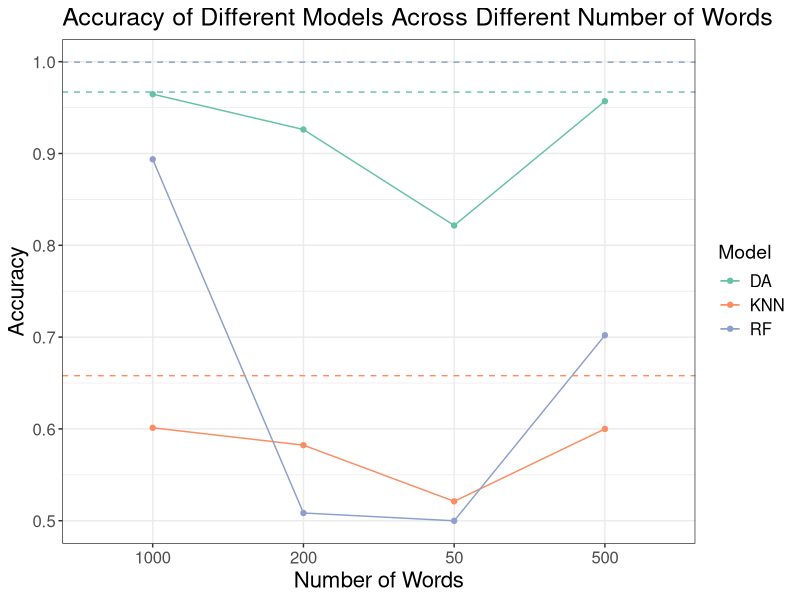

Recreate this plot in R.
library(ggplot2)
library(tidyr)
# 创建数据框
data1 <- data.frame(
  topic = c("Baseline"),                     # 主题列
  DA_accuracy = c(0.9669),                # Discriminant Analysis 精度
  KNN_accuracy = c(0.658),               # KNN 精度
  RF_accuracy = c(0.9995)                 # Random Forest 精度
)
write.csv(data1, "output.csv", row.names = FALSE)
# 创建数据框
data2 <- data.frame(
  topic = c(50),                     # 主题列
  DA_accuracy = c(0.8216),                # Discriminant Analysis 精度
  KNN_accuracy = c(0.5211),               # KNN 精度
  RF_accuracy = c(0.4999)                 # Random Forest 精度
)
write.csv(data2, "output.csv", row.names = FALSE)

# 创建数据框
data3 <- data.frame(
  topic = c(200),                     # 主题列
  DA_accuracy = c(0.9261),                # Discriminant Analysis 精度
  KNN_accuracy = c(0.5823),               # KNN 精度
  RF_accuracy = c(0.5084)                 # Random Forest 精度
)
write.csv(data3, "output.csv", row.names = FALSE)

# 创建数据框
data4 <- data.frame(
  topic = c(500),                     # 主题列
  DA_accuracy = c(0.957),                # Discriminant Analysis 精度
  KNN_accuracy = c(0.6),               # KNN 精度
  RF_accuracy = c(0.702)                 # Random Forest 精度
)
write.csv(data4, "output.csv", row.names = FALSE)

# 创建数据框
data5 <- data.frame(
  topic = c(1000),                     # 主题列
  DA_accuracy = c(0.9646),                # Discriminant Analysis 精度
  KNN_accuracy = c(0.6012),               # KNN 精度
  RF_accuracy = c(0.8937)                 # Random Forest 精度
)
write.csv(data5, "output.csv", row.names = FALSE)
Final_Result <- rbind(data1,data2,data3,data4,data5)

colnames(Final_Result) <- c("Dataset", "DA", "KNN", "RF")
Final_Result$Dataset <- factor(Final_Result$Dataset)

Result_long <- pivot_longer(Final_Result, 
                            cols = colnames(Final_Result)[-1], 
                            names_to = "Model", 
                            values_to = "Accuracy") 

Baseline_long <- Result_long[1:3, ]
Result_long <- Result_long[-c(1, 2, 3), ]

fig <- ggplot(Result_long, aes(x = Dataset, y = Accuracy, color = Model, group = Model)) +
  geom_line() +                # Plot the lines connecting the points for each model
  geom_point() +               # Add points to show the accuracy values
  labs(title = "Accuracy of Different Models Across Different Number of Words",  # Plot title
       x = "Number of Words",  # X-axis label
       y = "Accuracy") +  # Y-axis label
  scale_color_brewer(palette = "Set2") + 
  geom_hline(data = Baseline_long, 
             aes(yintercept = Accuracy, color = Model), 
             linetype = "dashed") +# Add horizontal dashed lines for Baseline
  theme_bw() + 
  theme(
    text = element_text(size = 14),  # Set global font size
    axis.title = element_text(size = 16),  # Adjust axis title font size
    axis.text = element_text(size = 12),  # Adjust axis tick labels font size
    legend.title = element_text(size = 14),  # Adjust legend title font size
    legend.text = element_text(size = 12),  # Adjust legend text font size
    plot.title = element_text(size = 18)  # Adjust plot title font size
  )


ggsave("./SEM1/Project2/Figures/Task1 ReduceWords Lineplot.pdf", width = 8, height = 6)